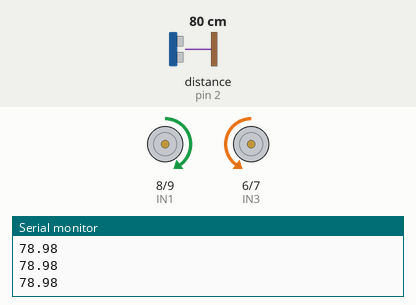
This sketch was run on a simulated Arduino Uno, built with avr-gcc and run on an emulated ATmega328P. On the bench: motor-driver pin pairs drawn as motors (green arrow = first pin HIGH = forward, orange = second pin HIGH = backward, longer = more drive, scaled by the enable pin), the last lines printed to the serial monitor. Wiring (inferred from the names in the program): ultrasonic range finder: trigger pin 11; echo pin 2. Inputs (shaded band) come from the test bench; at power-on: distance to the obstacle (sensor on pin 2) 80 cm. The echo pulse lasts 58.3 µs per cm.

Above: at 1.2 s.
1.3 s: distance to the obstacle (sensor on pin 2) set to 29 cm
At 2.2 s:
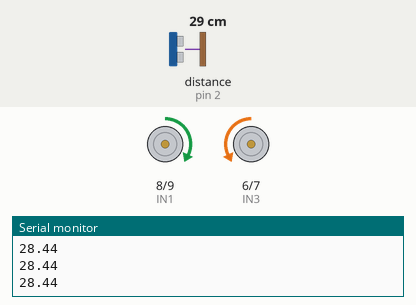
2.8 s: distance to the obstacle (sensor on pin 2) set to 24 cm
At 3.7 s:
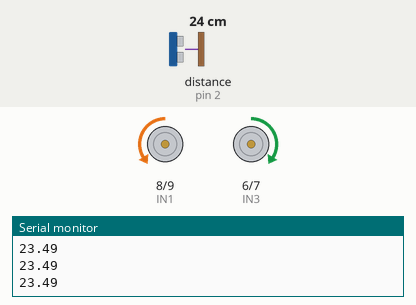
4.3 s: distance to the obstacle (sensor on pin 2) set to 120 cm
At 5.9 s:
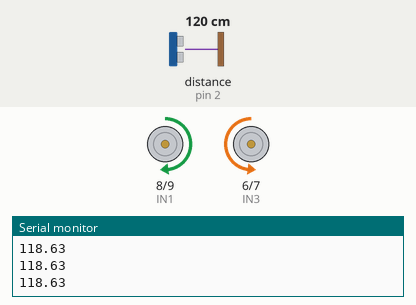
7.3 s: distance to the obstacle (sensor on pin 2) set to 250 cm
At 7.9 s:
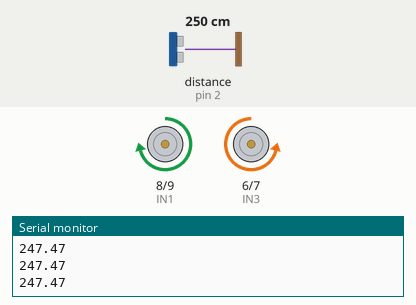
Timing chart, 0 to 10.3 s (numbered marks = the images above; inputs shaded):
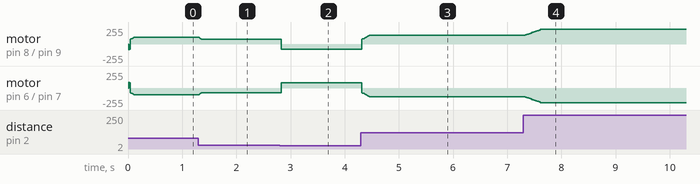

Measured:
- the behaviour switches between 28 and 27 cm on distance to the obstacle (sensor on pin 2) (found by bisection; images 1 and 2)
- after the input at 1.3 s, motor on pin 8 (IN1) / pin 9 (IN2): forward 100/255 → forward 70/255 at once; motor on pin 6 (IN3) / pin 7 (IN4): backward 100/255 → backward 70/255 at once
- after the input at 2.8 s, motor on pin 8 (IN1) / pin 9 (IN2): forward 70/255 → backward 76/255 at once; motor on pin 6 (IN3) / pin 7 (IN4): backward 70/255 → forward 76/255 at once
- after the input at 4.3 s, motor on pin 8 (IN1) / pin 9 (IN2): moves from backward 76/255 to forward 131/255 over 0.14 s, starting at once; motor on pin 6 (IN3) / pin 7 (IN4): moves from forward 76/255 to backward 131/255 over 0.14 s, starting at once
- after the input at 7.3 s, motor on pin 8 (IN1) / pin 9 (IN2): moves from forward 131/255 to forward 218/255 over 0.28 s, starting at once; motor on pin 6 (IN3) / pin 7 (IN4): moves from backward 131/255 to backward 218/255 over 0.28 s, starting at once

The sketch:

proportionality_motor_control.ino
```cpp
int ENA=5;
int ENB=3;
int IN1=8;
int IN2=9;
int IN3=6;
int IN4=7;

int echo=2;
int trig=11;

float k=0.1;   //gain of the controller

int SPEED;
float distance;

float ref_distance=30.0;
float error;

float distarray[]={0.0,0.0,0.0,0.0,0.0,0.0,0.0,0.0,0.0,0.0}; //variable to store 10 successive distance  in an array


void setup() {
  Serial.begin(9600);
  pinMode(ENA,OUTPUT);
  pinMode(ENB,OUTPUT);
  pinMode(IN1,OUTPUT);
  pinMode(IN2,OUTPUT);
  pinMode(IN3,OUTPUT);
  pinMode(IN4,OUTPUT);
  pinMode(trig,OUTPUT);
  pinMode(echo,INPUT);
}


void loop() {
  Serial.println(getDistance());
 for(int i=9;i>0;i--){
  distarray[i]=distarray[i-1]; //store distance reading in an array
  }
  distarray[0]=getDistance();

for(int i=0;i<10;i++){
  distance = distance + distarray[i]; //sum of all the distance reading
  }
  distance=distance/10;   //average distance

  error=distance-ref_distance; //error: difference between the distance and reference distance

  if(error<0){        //if error is a negative
    error=error*(-1); //set the value of error to a positve value
    error=error*k;    // multiply error by the gain.
    SPEED=map(error,0,30,76.5,255);  //map error to the pwm value
    movebackward();
    }
    else if(error>0){ //if error is positive
      error=error*k;  //multiply the value of error by the gain
      SPEED=map(error,0,30,70,255);   //map the value of error to the pwm value
      moveforward();
      }
      else{
        stopmoving();
        }


}


void moveforward(){
  analogWrite(ENA, SPEED);
  analogWrite(ENB, SPEED);

  digitalWrite(IN1, HIGH);
  digitalWrite(IN2, LOW);

  digitalWrite(IN3, LOW);
  digitalWrite(IN4, HIGH);
  }

void movebackward(){
  analogWrite(ENA, SPEED);
  analogWrite(ENB, SPEED);

  digitalWrite(IN1, LOW);
  digitalWrite(IN2, HIGH);

  digitalWrite(IN3, HIGH);
  digitalWrite(IN4, LOW);
  }
void stopmoving(){
  analogWrite(ENA, 0);
  analogWrite(ENB, 0);

  digitalWrite(IN1, LOW);
  digitalWrite(IN2, LOW);

  digitalWrite(IN3, LOW);
  digitalWrite(IN4, LOW);
  }

 float getDistance(){
  float duration;
  float distance;
  digitalWrite(trig,HIGH);
  delayMicroseconds(10);
  digitalWrite(trig,LOW);
  delayMicroseconds(2);
  duration=pulseIn(echo,HIGH);
  distance=duration*0.017;
  return distance;

  }
```
